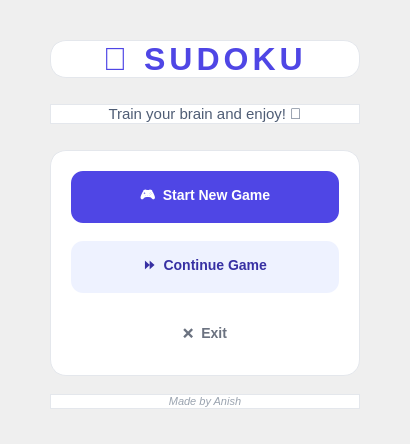
<?xml version="1.0" encoding="UTF-8"?>
<ui version="4.0">
 <class>WelcomeMsg</class>
 <widget class="QDialog" name="WelcomeMsg">
  <property name="geometry">
   <rect>
    <x>0</x>
    <y>0</y>
    <width>400</width>
    <height>420</height>
   </rect>
  </property>
  <property name="windowTitle">
   <string>Sudoku - Welcome</string>
  </property>
  <property name="styleSheet">
   <string notr="true">
QDialog {
    background: qradialgradient(cx:0.5, cy:0.3, radius:1,
        stop:0 #f8fafc, stop:1 #eef2ff);
    font-family: "Segoe UI", "Roboto", "Arial";
}
QLabel#labelTitle {
    color: #4f46e5;
    font-size: 32px;
    font-weight: 800;
    letter-spacing: 4px;
    margin-bottom: 8px;
}
QLabel#labelSubtitle {
    color: #4f5d75;
    font-size: 15px;
    margin-bottom: 8px;
}
QPushButton {
    border-radius: 12px;
    padding: 14px;
    font-size: 14px;
    font-weight: 700;
    min-width: 240px;
}
QPushButton#btnNewGame {
    background-color: #4f46e5;
    color: white;
}
QPushButton#btnNewGame:hover {
    background-color: #4338ca;
}
QPushButton#btnLoadGame {
    background-color: #eef2ff;
    color: #3730a3;
}
QPushButton#btnLoadGame:hover {
    background-color: #e0e7ff;
}
QPushButton#btnExit {
    background-color: transparent;
    color: #6b7280;
}
QFrame {
    background-color: #fff;
    border-radius: 16px;
    border: 1px solid #e4e7ec;
}
QLabel#labelAuthor {
    color: #9aa3af;
    font-size: 11px;
    font-style: italic;
}
   </string>
  </property>
  <layout class="QVBoxLayout" name="verticalLayout">
   <property name="spacing">
    <number>18</number>
   </property>
   <property name="leftMargin">
    <number>50</number>
   </property>
   <property name="topMargin">
    <number>40</number>
   </property>
   <property name="rightMargin">
    <number>50</number>
   </property>
   <property name="bottomMargin">
    <number>35</number>
   </property>
   <item>
    <spacer name="verticalSpacer_top">
     <property name="orientation">
      <enum>Qt::Orientation::Vertical</enum>
     </property>
     <property name="sizeHint" stdset="0">
      <size>
       <width>20</width>
       <height>40</height>
      </size>
     </property>
    </spacer>
   </item>
   <item>
    <widget class="QLabel" name="labelTitle">
     <property name="font">
      <font>
       <pointsize>26</pointsize>
       <bold>true</bold>
      </font>
     </property>
     <property name="text">
    <string>🧩 SUDOKU</string>
     </property>
     <property name="alignment">
      <set>Qt::AlignmentFlag::AlignCenter</set>
     </property>
    </widget>
   </item>
   <item>
    <widget class="QLabel" name="labelSubtitle">
     <property name="enabled">
      <bool>true</bool>
     </property>
     <property name="font">
      <font>
       <pointsize>10</pointsize>
      </font>
     </property>
     <property name="text">
    <string>Train your brain and enjoy! 🧠</string>
     </property>
     <property name="alignment">
      <set>Qt::AlignmentFlag::AlignCenter</set>
     </property>
    </widget>
   </item>
   <item>
    <spacer name="verticalSpacerCard">
     <property name="orientation">
      <enum>Qt::Orientation::Vertical</enum>
     </property>
     <property name="sizeHint" stdset="0">
      <size>
       <width>20</width>
       <height>30</height>
      </size>
     </property>
    </spacer>
   </item>
   <item>
    <widget class="QFrame" name="frameCard">
     <property name="frameShape">
      <enum>QFrame::Shape::StyledPanel</enum>
     </property>
     <property name="frameShadow">
      <enum>QFrame::Shadow::Plain</enum>
     </property>
     <layout class="QVBoxLayout" name="verticalLayoutCard">
      <property name="spacing">
       <number>18</number>
      </property>
      <property name="leftMargin">
       <number>20</number>
      </property>
      <property name="topMargin">
       <number>20</number>
      </property>
      <property name="rightMargin">
       <number>20</number>
      </property>
      <property name="bottomMargin">
       <number>20</number>
      </property>
      <item>
       <widget class="QPushButton" name="btnNewGame">
        <property name="font">
         <font>
          <pointsize>-1</pointsize>
          <bold>true</bold>
         </font>
        </property>
        <property name="text">
         <string>🎮  Start New Game</string>
        </property>
       </widget>
      </item>
      <item>
       <widget class="QPushButton" name="btnLoadGame">
        <property name="font">
         <font>
          <pointsize>-1</pointsize>
          <bold>true</bold>
         </font>
        </property>
        <property name="text">
         <string>⏩  Continue Game</string>
        </property>
       </widget>
      </item>
      <item>
       <widget class="QPushButton" name="btnExit">
        <property name="font">
         <font>
          <pointsize>-1</pointsize>
          <bold>false</bold>
         </font>
        </property>
        <property name="text">
         <string>❌  Exit</string>
        </property>
       </widget>
      </item>
     </layout>
    </widget>
   </item>
   <item>
    <spacer name="verticalSpacer_2">
     <property name="orientation">
      <enum>Qt::Orientation::Vertical</enum>
     </property>
     <property name="sizeHint" stdset="0">
      <size>
       <width>20</width>
       <height>30</height>
      </size>
     </property>
    </spacer>
   </item>
   <item>
    <widget class="QLabel" name="labelAuthor">
     <property name="enabled">
      <bool>true</bool>
     </property>
     <property name="font">
      <font>
       <pointsize>9</pointsize>
      </font>
     </property>
     <property name="text">
    <string>Made by Anish</string>
     </property>
     <property name="alignment">
      <set>Qt::AlignmentFlag::AlignCenter</set>
     </property>
    </widget>
   </item>
  </layout>
 </widget>
 <resources/>
 <connections/>
</ui>
